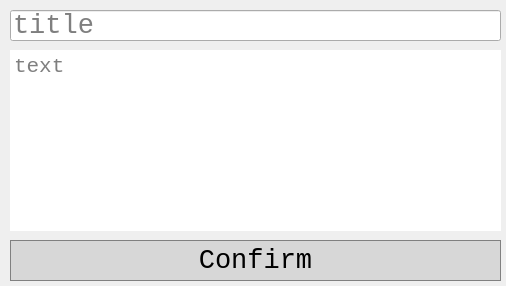
<?xml version="1.0" encoding="UTF-8"?>
<ui version="4.0">
 <class>message_window</class>
 <widget class="QWidget" name="message_window">
  <property name="geometry">
   <rect>
    <x>0</x>
    <y>0</y>
    <width>506</width>
    <height>286</height>
   </rect>
  </property>
  <property name="minimumSize">
   <size>
    <width>506</width>
    <height>236</height>
   </size>
  </property>
  <property name="maximumSize">
   <size>
    <width>506</width>
    <height>286</height>
   </size>
  </property>
  <property name="windowTitle">
   <string>Form</string>
  </property>
  <widget class="QLineEdit" name="line_title">
   <property name="geometry">
    <rect>
     <x>10</x>
     <y>10</y>
     <width>491</width>
     <height>31</height>
    </rect>
   </property>
   <property name="minimumSize">
    <size>
     <width>0</width>
     <height>0</height>
    </size>
   </property>
   <property name="font">
    <font>
     <family>Consolas</family>
     <pointsize>20</pointsize>
    </font>
   </property>
   <property name="autoFillBackground">
    <bool>false</bool>
   </property>
   <property name="placeholderText">
    <string>title</string>
   </property>
   <property name="clearButtonEnabled">
    <bool>true</bool>
   </property>
  </widget>
  <widget class="QTextEdit" name="window_text">
   <property name="geometry">
    <rect>
     <x>10</x>
     <y>50</y>
     <width>491</width>
     <height>181</height>
    </rect>
   </property>
   <property name="font">
    <font>
     <family>Consolas</family>
     <pointsize>16</pointsize>
    </font>
   </property>
   <property name="frameShape">
    <enum>QFrame::NoFrame</enum>
   </property>
   <property name="frameShadow">
    <enum>QFrame::Raised</enum>
   </property>
   <property name="overwriteMode">
    <bool>false</bool>
   </property>
   <property name="placeholderText">
    <string>text</string>
   </property>
  </widget>
  <widget class="QPushButton" name="button_confirm">
   <property name="geometry">
    <rect>
     <x>10</x>
     <y>240</y>
     <width>491</width>
     <height>41</height>
    </rect>
   </property>
   <property name="font">
    <font>
     <family>Consolas</family>
     <pointsize>20</pointsize>
    </font>
   </property>
   <property name="styleSheet">
    <string notr="true">QPushButton {
  background-color: rgb(215, 215, 215);
  border: 1px solid gray;
}
QPushButton:pressed {
    background-color: qlineargradient(x1: 0, y1: 0, x2: 0, y2: 1,
                                      stop: 0 #BEBEBE, stop: 1 #D7D7D7);
}</string>
   </property>
   <property name="text">
    <string>Confirm</string>
   </property>
  </widget>
 </widget>
 <resources/>
 <connections/>
</ui>
